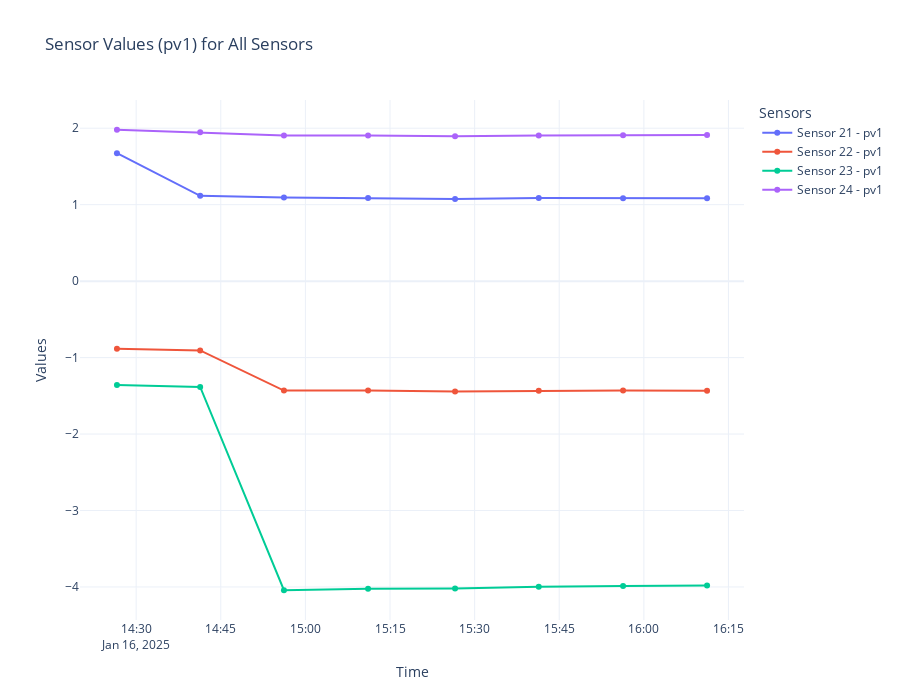

This figure's notebook cell:
### Code cell
# Create a Plotly figure for pv1
fig_pv1 = go.Figure()

# Iterate over each sensor
for sensor in sensors:
    # Filter data for the current sensor
    sensor_data = df[df['sensor'] == sensor]

    # Add pv1 line for the sensor
    fig_pv1.add_trace(go.Scatter(
        x=sensor_data['time'],
        y=sensor_data['pv1'],
        mode='lines+markers',
        name=f"Sensor {sensor} - pv1"
    ))

# Update layout
fig_pv1.update_layout(
    title="Sensor Values (pv1) for All Sensors",
    xaxis_title="Time",
    yaxis_title="Values",
    legend_title="Sensors",
    template="plotly_white",
    height=700
)

# Show the plot
fig_pv1.show()

### Figure 1 — Plotly figure (JSON) as saved in the notebook; plotly's stock layout.template omitted (floating-point values rounded to 4 significant figures)
{"data": [{"mode": "lines+markers", "name": "Sensor 21 - pv1", "type": "scatter", "x": ["2025-01-16 14:26:36", "2025-01-16 14:41:21", "2025-01-16 14:56:12", "2025-01-16 15:11:07", "2025-01-16 15:26:32", "2025-01-16 15:41:22", "2025-01-16 15:56:19", "2025-01-16 16:11:12"], "y": [1.673, 1.115, 1.093, 1.087, 1.075, 1.086, 1.083, 1.083]}, {"mode": "lines+markers", "name": "Sensor 22 - pv1", "type": "scatter", "x": ["2025-01-16 14:26:36", "2025-01-16 14:41:21", "2025-01-16 14:56:12", "2025-01-16 15:11:07", "2025-01-16 15:26:32", "2025-01-16 15:41:22", "2025-01-16 15:56:19", "2025-01-16 16:11:12"], "y": [-0.8844, -0.9062, -1.431, -1.43, -1.444, -1.433, -1.431, -1.433]}, {"mode": "lines+markers", "name": "Sensor 23 - pv1", "type": "scatter", "x": ["2025-01-16 14:26:36", "2025-01-16 14:41:21", "2025-01-16 14:56:12", "2025-01-16 15:11:07", "2025-01-16 15:26:32", "2025-01-16 15:41:22", "2025-01-16 15:56:19", "2025-01-16 16:11:12"], "y": [-1.36, -1.384, -4.043, -4.024, -4.021, -3.997, -3.988, -3.98]}, {"mode": "lines+markers", "name": "Sensor 24 - pv1", "type": "scatter", "x": ["2025-01-16 14:26:36", "2025-01-16 14:41:21", "2025-01-16 14:56:12", "2025-01-16 15:11:07", "2025-01-16 15:26:32", "2025-01-16 15:41:22", "2025-01-16 15:56:19", "2025-01-16 16:11:12"], "y": [1.98, 1.946, 1.906, 1.905, 1.895, 1.906, 1.908, 1.91]}], "layout": {"height": 700, "legend": {"title": {"text": "Sensors"}}, "title": {"text": "Sensor Values (pv1) for All Sensors"}, "xaxis": {"title": {"text": "Time"}}, "yaxis": {"title": {"text": "Values"}}}}
